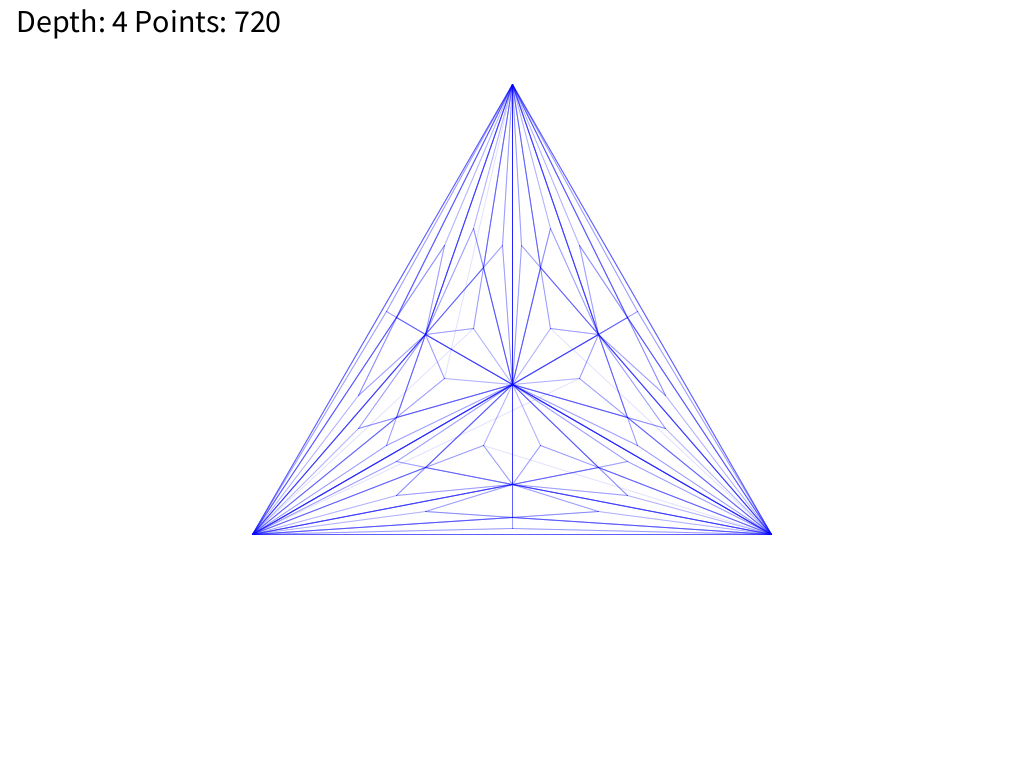
Frame 1 (no input)
Frame 60 (the mouse pressed at the canvas centre just before this capture): identical to frame 1, image omitted
Frame 120 (the mouse held since frame 60 and released just before this capture): identical to frame 1, image omitted

The Processing sketch that drew this single still picture (run headless with seeded random() and noise(); from frame 60 on, the mouse is pressed at the canvas centre):

// Processing sketch: recursive_triangle_subdivision
// ── recursive_triangle_subdivision.pde
/*

https://www.johndcook.com/blog/2023/09/09/recursive-triangle-subdivision/

*/

ArrayList<PVector> points;
int maxdepth;

void setup() {
  size(1024, 768);
  maxdepth = 4;
  points = subdivision(maxdepth);
}

void draw() {
  background(255);
  blendMode(BLEND);
  drawLines(points);
  drawStatus();
}

void drawStatus() {
  String str = String.format("Depth: %d Points: %d", maxdepth, points.size());
  push();
  textSize(32);
  fill(0);
  text(str, 16, 32);
  pop();
}

void drawLines(ArrayList<PVector> points) {
  var w = 600;
  var h = 600;
  
  push();
  scale(1, -1);
  translate(width/2 - w/2, -(height/2 + h/2));
  stroke(0, 0, 255, 30);
  var length = points.size();
  for (var i = 0; i < length - 1; i++) {
    var p = points.get(i);
    var q = points.get(i + 1);

    var x1 = map(p.x, -1, 1, 0, w);
    var y1 = map(p.y, -1, 1, 0, h);
    var x2 = map(q.x, -1, 1, 0, w);
    var y2 = map(q.y, -1, 1, 0, h);
    line(x1, y1, x2, y2);
  }
  pop();
}

void keyPressed() {
  if (keyCode == LEFT) {
    maxdepth -= 1;
  } else if (keyCode == RIGHT) {
    maxdepth += 1;
  }
  
  maxdepth = clamp(maxdepth, 1, maxdepth);
  points = subdivision(maxdepth);
}

int clamp(int x, int a, int b) {
  if (x < a)
    x = a;
  else if (x > b)
    x = b;
  return x;
}

PVector centroid(ArrayList<PVector> points) {
  var center = new PVector();
  var length = points.size();
  if (length == 0)
    return center;
    
  for (var point : points) {
    center.x += point.x;
    center.y += point.y;
  }
  center.x /= length;
  center.y /= length;
  return center;
}

ArrayList<PVector> subdivision(int depth) {
  var points = new ArrayList<PVector>();
  var result = new ArrayList<PVector>();
  points.add(new PVector(0.0, 1.0));
  points.add(new PVector(-0.866, -0.5));
  points.add(new PVector(0.866, -0.5));
  mesh(points, depth, result);
  return result;
}

void mesh(ArrayList<PVector> points, int depth, ArrayList<PVector> result) {
  if (depth > 0) {
    var center = centroid(points);
    var length = points.size();
    for (var i = 0; i < length; i++) {
      for (var j = i + 1; j < length; j++) {
        var newpoints = new ArrayList<PVector>();
        newpoints.add(points.get(i));
        newpoints.add(points.get(j));
        newpoints.add(center);
        render(newpoints, result);
        mesh(newpoints, depth - 1, result);
      }
    }
  }
}

void render(ArrayList<PVector> points, ArrayList<PVector> result) {
  var length = points.size();
  for (var i = 0; i < length; i++) {
    for (var j = i + 1; j < length; j++) {
      var p = points.get(i);
      var q = points.get(j);
      result.add(p);
      result.add(q);
    }
  }
}
